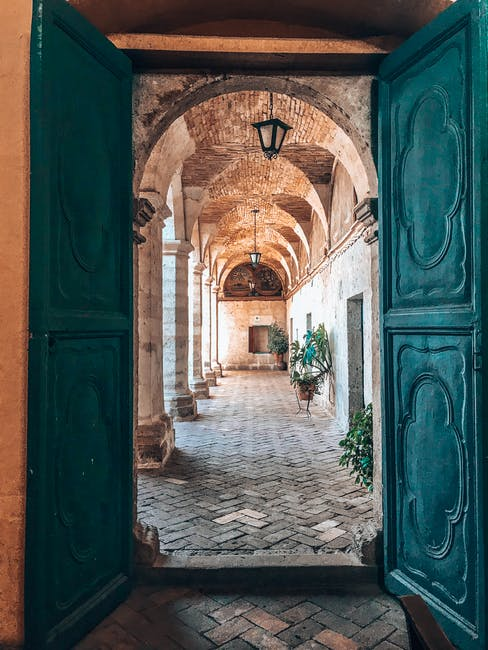
%> input picture week1/door.jpeg, 488 x 650 px
$ octave Histogram.m   (GNU Octave 9; MATLAB toolbox functions it lacks are replaced by stand-ins)
%> lines starting %> are read from the running program, lines starting %| are printed output that depends on the picture
clear; clc;
O = imread('door.jpeg');
%> O is the input picture: size 650x488x3 uint8; mean R, G, B 81.9, 88.8, 84.8
GR = rgb2gray(O);
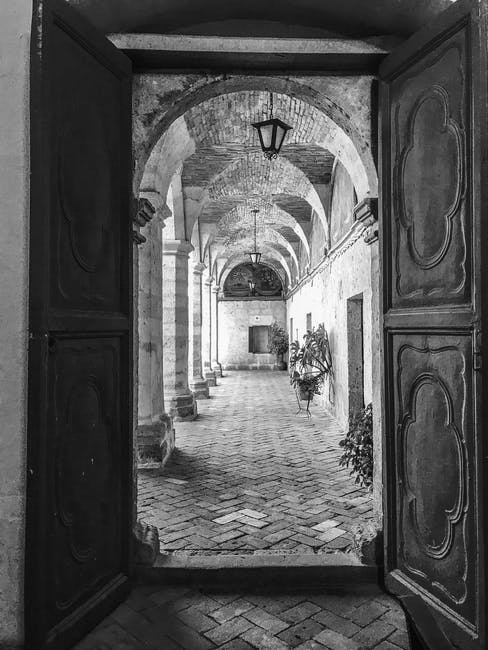
%> GR: size 650x488 uint8; min 0, max 255, mean 86.3
figure,
subplot(1,2,1);imshow(GR);title('gray-scale image');
% Image Processing Toolbox is used
subplot(1,2,2);imhist(GR);title('Histogram');
%> after `title('Histogram')`:
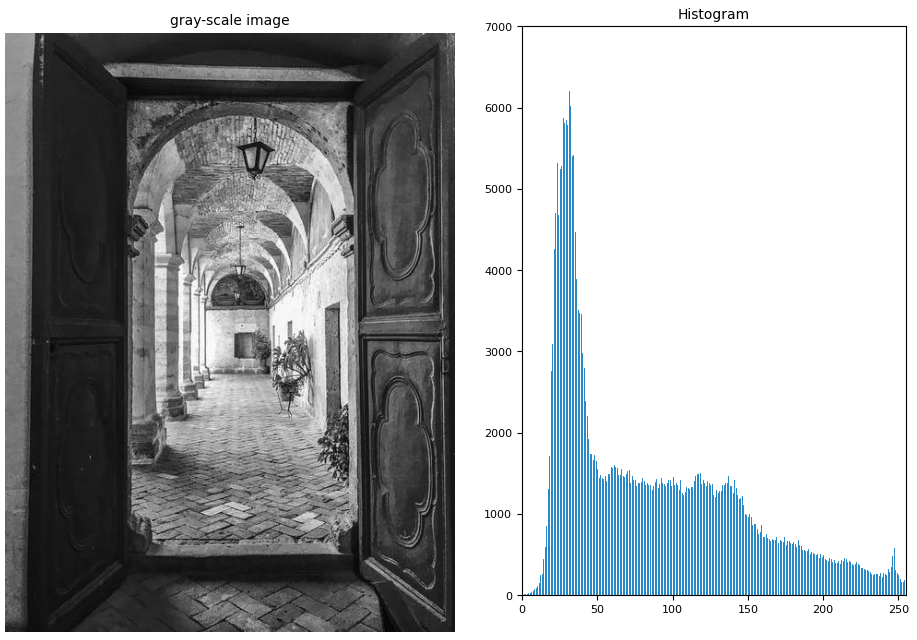
%> figure redrawn from the program's plot data, 2 panels
